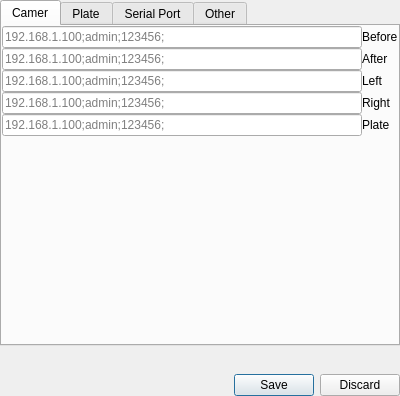
<?xml version="1.0" encoding="UTF-8"?>
<ui version="4.0">
 <class>ChannelSettingWidget</class>
 <widget class="QWidget" name="ChannelSettingWidget">
  <property name="geometry">
   <rect>
    <x>0</x>
    <y>0</y>
    <width>400</width>
    <height>396</height>
   </rect>
  </property>
  <property name="windowTitle">
   <string>Form</string>
  </property>
  <layout class="QGridLayout" name="gridLayout">
   <property name="leftMargin">
    <number>0</number>
   </property>
   <property name="topMargin">
    <number>0</number>
   </property>
   <property name="rightMargin">
    <number>0</number>
   </property>
   <property name="bottomMargin">
    <number>0</number>
   </property>
   <property name="spacing">
    <number>0</number>
   </property>
   <item row="1" column="0">
    <spacer name="verticalSpacer">
     <property name="orientation">
      <enum>Qt::Vertical</enum>
     </property>
     <property name="sizeHint" stdset="0">
      <size>
       <width>20</width>
       <height>40</height>
      </size>
     </property>
    </spacer>
   </item>
   <item row="2" column="0">
    <widget class="QDialogButtonBox" name="buttonBox">
     <property name="maximumSize">
      <size>
       <width>16777215</width>
       <height>30</height>
      </size>
     </property>
     <property name="standardButtons">
      <set>QDialogButtonBox::Discard|QDialogButtonBox::Save</set>
     </property>
    </widget>
   </item>
   <item row="0" column="0">
    <widget class="QTabWidget" name="tabWidget_2">
     <property name="currentIndex">
      <number>0</number>
     </property>
     <widget class="QWidget" name="tab_One_Channel_Camer">
      <attribute name="title">
       <string>Camer</string>
      </attribute>
      <layout class="QGridLayout" name="gridLayout_17">
       <property name="leftMargin">
        <number>0</number>
       </property>
       <property name="topMargin">
        <number>0</number>
       </property>
       <property name="rightMargin">
        <number>0</number>
       </property>
       <property name="bottomMargin">
        <number>0</number>
       </property>
       <property name="spacing">
        <number>0</number>
       </property>
       <item row="0" column="1">
        <layout class="QVBoxLayout" name="verticalLayout_4">
         <item>
          <widget class="QLabel" name="label_67">
           <property name="sizePolicy">
            <sizepolicy hsizetype="Fixed" vsizetype="Preferred">
             <horstretch>0</horstretch>
             <verstretch>0</verstretch>
            </sizepolicy>
           </property>
           <property name="text">
            <string>Before</string>
           </property>
          </widget>
         </item>
         <item>
          <widget class="QLabel" name="label_68">
           <property name="text">
            <string>After</string>
           </property>
          </widget>
         </item>
         <item>
          <widget class="QLabel" name="label_69">
           <property name="text">
            <string>Left</string>
           </property>
          </widget>
         </item>
         <item>
          <widget class="QLabel" name="label_70">
           <property name="text">
            <string>Right</string>
           </property>
          </widget>
         </item>
         <item>
          <widget class="QLabel" name="label_71">
           <property name="text">
            <string>Plate</string>
           </property>
          </widget>
         </item>
        </layout>
       </item>
       <item row="0" column="0">
        <layout class="QVBoxLayout" name="verticalLayout_3">
         <item>
          <widget class="QLineEdit" name="BeforeCamer">
           <property name="placeholderText">
            <string>192.168.1.100;admin;123456;</string>
           </property>
          </widget>
         </item>
         <item>
          <widget class="QLineEdit" name="AfterCamer">
           <property name="placeholderText">
            <string>192.168.1.100;admin;123456;</string>
           </property>
          </widget>
         </item>
         <item>
          <widget class="QLineEdit" name="LeftCamer">
           <property name="placeholderText">
            <string>192.168.1.100;admin;123456;</string>
           </property>
          </widget>
         </item>
         <item>
          <widget class="QLineEdit" name="RgihtCamer">
           <property name="placeholderText">
            <string>192.168.1.100;admin;123456;</string>
           </property>
          </widget>
         </item>
         <item>
          <widget class="QLineEdit" name="PlateCamer">
           <property name="placeholderText">
            <string>192.168.1.100;admin;123456;</string>
           </property>
          </widget>
         </item>
        </layout>
       </item>
       <item row="1" column="0">
        <spacer name="verticalSpacer_6">
         <property name="orientation">
          <enum>Qt::Vertical</enum>
         </property>
         <property name="sizeHint" stdset="0">
          <size>
           <width>20</width>
           <height>154</height>
          </size>
         </property>
        </spacer>
       </item>
      </layout>
     </widget>
     <widget class="QWidget" name="tab_One_Channel_Plate">
      <attribute name="title">
       <string>Plate</string>
      </attribute>
      <layout class="QGridLayout" name="gridLayout_31">
       <property name="leftMargin">
        <number>0</number>
       </property>
       <property name="topMargin">
        <number>0</number>
       </property>
       <property name="rightMargin">
        <number>0</number>
       </property>
       <property name="bottomMargin">
        <number>0</number>
       </property>
       <property name="spacing">
        <number>0</number>
       </property>
       <item row="0" column="0">
        <widget class="QGroupBox" name="groupBox_15">
         <property name="title">
          <string>License plate recognition protocol</string>
         </property>
         <layout class="QGridLayout" name="gridLayout_29">
          <item row="0" column="0">
           <widget class="QComboBox" name="LicensePlate">
            <item>
             <property name="text">
              <string>HCNet</string>
             </property>
            </item>
            <item>
             <property name="text">
              <string>WTY</string>
             </property>
            </item>
           </widget>
          </item>
         </layout>
        </widget>
       </item>
       <item row="1" column="0">
        <widget class="QGroupBox" name="groupBox_16">
         <property name="title">
          <string>The test data</string>
         </property>
         <layout class="QGridLayout" name="gridLayout_30">
          <item row="0" column="0">
           <widget class="QLineEdit" name="lineEdit_14">
            <property name="enabled">
             <bool>false</bool>
            </property>
           </widget>
          </item>
          <item row="1" column="0">
           <widget class="QPushButton" name="pushButton_4">
            <property name="text">
             <string>Caputre Plate</string>
            </property>
           </widget>
          </item>
         </layout>
        </widget>
       </item>
       <item row="2" column="0">
        <spacer name="verticalSpacer_10">
         <property name="orientation">
          <enum>Qt::Vertical</enum>
         </property>
         <property name="sizeHint" stdset="0">
          <size>
           <width>20</width>
           <height>146</height>
          </size>
         </property>
        </spacer>
       </item>
      </layout>
     </widget>
     <widget class="QWidget" name="tab_One_Channel_SerialPort">
      <attribute name="title">
       <string>Serial Port</string>
      </attribute>
      <layout class="QGridLayout" name="gridLayout_26">
       <property name="leftMargin">
        <number>0</number>
       </property>
       <property name="topMargin">
        <number>0</number>
       </property>
       <property name="rightMargin">
        <number>0</number>
       </property>
       <property name="bottomMargin">
        <number>0</number>
       </property>
       <property name="spacing">
        <number>0</number>
       </property>
       <item row="0" column="0">
        <widget class="QGroupBox" name="groupBox_10">
         <property name="title">
          <string>Serial interface mode</string>
         </property>
         <layout class="QGridLayout" name="gridLayout_20">
          <item row="0" column="0">
           <widget class="QComboBox" name="SerialPortMode">
            <item>
             <property name="text">
              <string>SerialPort</string>
             </property>
            </item>
            <item>
             <property name="text">
              <string>Tcp</string>
             </property>
            </item>
           </widget>
          </item>
         </layout>
        </widget>
       </item>
       <item row="1" column="0">
        <widget class="QStackedWidget" name="stackedWidget_2">
         <property name="currentIndex">
          <number>0</number>
         </property>
         <widget class="QWidget" name="page_3">
          <layout class="QGridLayout" name="gridLayout_25">
           <property name="leftMargin">
            <number>0</number>
           </property>
           <property name="topMargin">
            <number>0</number>
           </property>
           <property name="rightMargin">
            <number>0</number>
           </property>
           <property name="bottomMargin">
            <number>0</number>
           </property>
           <property name="spacing">
            <number>0</number>
           </property>
           <item row="0" column="0">
            <widget class="QGroupBox" name="groupBox_11">
             <property name="title">
              <string>A serial port</string>
             </property>
             <layout class="QGridLayout" name="gridLayout_21">
              <item row="3" column="0">
               <widget class="QPushButton" name="pushButton_2">
                <property name="text">
                 <string>Open|Close</string>
                </property>
               </widget>
              </item>
              <item row="0" column="1">
               <widget class="QLabel" name="label_4">
                <property name="sizePolicy">
                 <sizepolicy hsizetype="Fixed" vsizetype="Preferred">
                  <horstretch>0</horstretch>
                  <verstretch>0</verstretch>
                 </sizepolicy>
                </property>
                <property name="text">
                 <string>SerialPort One</string>
                </property>
               </widget>
              </item>
              <item row="2" column="0">
               <widget class="QSpinBox" name="SerialPortTow"/>
              </item>
              <item row="1" column="0">
               <widget class="QPushButton" name="pushButton">
                <property name="text">
                 <string>Open|Close</string>
                </property>
               </widget>
              </item>
              <item row="2" column="1">
               <widget class="QLabel" name="label_5">
                <property name="sizePolicy">
                 <sizepolicy hsizetype="Fixed" vsizetype="Preferred">
                  <horstretch>0</horstretch>
                  <verstretch>0</verstretch>
                 </sizepolicy>
                </property>
                <property name="text">
                 <string>SerialPort two</string>
                </property>
               </widget>
              </item>
              <item row="0" column="0">
               <widget class="QSpinBox" name="SerialPortOne"/>
              </item>
             </layout>
            </widget>
           </item>
          </layout>
         </widget>
         <widget class="QWidget" name="page_4">
          <layout class="QGridLayout" name="gridLayout_24">
           <property name="leftMargin">
            <number>0</number>
           </property>
           <property name="topMargin">
            <number>0</number>
           </property>
           <property name="rightMargin">
            <number>0</number>
           </property>
           <property name="bottomMargin">
            <number>0</number>
           </property>
           <property name="spacing">
            <number>0</number>
           </property>
           <item row="0" column="0">
            <widget class="QGroupBox" name="groupBox_12">
             <property name="title">
              <string>Serial Port server</string>
             </property>
             <layout class="QGridLayout" name="gridLayout_22">
              <property name="leftMargin">
               <number>0</number>
              </property>
              <property name="topMargin">
               <number>0</number>
              </property>
              <property name="rightMargin">
               <number>0</number>
              </property>
              <property name="bottomMargin">
               <number>0</number>
              </property>
              <property name="spacing">
               <number>0</number>
              </property>
              <item row="0" column="0">
               <layout class="QVBoxLayout" name="verticalLayout_7">
                <item>
                 <widget class="QLineEdit" name="SerialAddrOne"/>
                </item>
                <item>
                 <widget class="QSpinBox" name="PortOne"/>
                </item>
                <item>
                 <widget class="QLineEdit" name="SerialAddrTow"/>
                </item>
                <item>
                 <widget class="QSpinBox" name="PortTow">
                  <property name="minimum">
                   <number>1</number>
                  </property>
                  <property name="value">
                   <number>1</number>
                  </property>
                 </widget>
                </item>
               </layout>
              </item>
              <item row="0" column="1">
               <layout class="QVBoxLayout" name="verticalLayout_8">
                <item>
                 <widget class="QLabel" name="label_8">
                  <property name="text">
                   <string>Address One</string>
                  </property>
                 </widget>
                </item>
                <item>
                 <widget class="QLabel" name="label_9">
                  <property name="text">
                   <string>Port One</string>
                  </property>
                 </widget>
                </item>
                <item>
                 <widget class="QLabel" name="label_10">
                  <property name="text">
                   <string>Address Two</string>
                  </property>
                 </widget>
                </item>
                <item>
                 <widget class="QLabel" name="label_11">
                  <property name="text">
                   <string>Port Two</string>
                  </property>
                 </widget>
                </item>
               </layout>
              </item>
             </layout>
            </widget>
           </item>
          </layout>
         </widget>
        </widget>
       </item>
       <item row="2" column="0">
        <widget class="QGroupBox" name="groupBox_13">
         <property name="title">
          <string>A serial port state</string>
         </property>
         <layout class="QGridLayout" name="gridLayout_23">
          <item row="0" column="0">
           <widget class="QRadioButton" name="SerialPortOpenState">
            <property name="text">
             <string>Normally open</string>
            </property>
            <property name="checked">
             <bool>true</bool>
            </property>
           </widget>
          </item>
          <item row="0" column="1">
           <widget class="QRadioButton" name="SerialPortCloseState">
            <property name="text">
             <string>Normally closed</string>
            </property>
           </widget>
          </item>
         </layout>
        </widget>
       </item>
       <item row="3" column="0">
        <spacer name="verticalSpacer_8">
         <property name="orientation">
          <enum>Qt::Vertical</enum>
         </property>
         <property name="sizeHint" stdset="0">
          <size>
           <width>20</width>
           <height>0</height>
          </size>
         </property>
        </spacer>
       </item>
      </layout>
     </widget>
     <widget class="QWidget" name="tab_One_Channel_Other">
      <attribute name="title">
       <string>Other</string>
      </attribute>
      <layout class="QGridLayout" name="gridLayout_28">
       <property name="leftMargin">
        <number>0</number>
       </property>
       <property name="topMargin">
        <number>0</number>
       </property>
       <property name="rightMargin">
        <number>0</number>
       </property>
       <property name="bottomMargin">
        <number>0</number>
       </property>
       <property name="spacing">
        <number>0</number>
       </property>
       <item row="0" column="0">
        <widget class="QGroupBox" name="groupBox_14">
         <property name="title">
          <string>The alias</string>
         </property>
         <layout class="QGridLayout" name="gridLayout_27">
          <item row="0" column="0">
           <widget class="QLineEdit" name="Alias"/>
          </item>
         </layout>
        </widget>
       </item>
       <item row="1" column="0">
        <spacer name="verticalSpacer_9">
         <property name="orientation">
          <enum>Qt::Vertical</enum>
         </property>
         <property name="sizeHint" stdset="0">
          <size>
           <width>20</width>
           <height>266</height>
          </size>
         </property>
        </spacer>
       </item>
      </layout>
     </widget>
    </widget>
   </item>
  </layout>
 </widget>
 <resources/>
 <connections>
  <connection>
   <sender>SerialPortMode</sender>
   <signal>currentIndexChanged(int)</signal>
   <receiver>stackedWidget_2</receiver>
   <slot>setCurrentIndex(int)</slot>
   <hints>
    <hint type="sourcelabel">
     <x>218</x>
     <y>80</y>
    </hint>
    <hint type="destinationlabel">
     <x>373</x>
     <y>114</y>
    </hint>
   </hints>
  </connection>
 </connections>
</ui>
